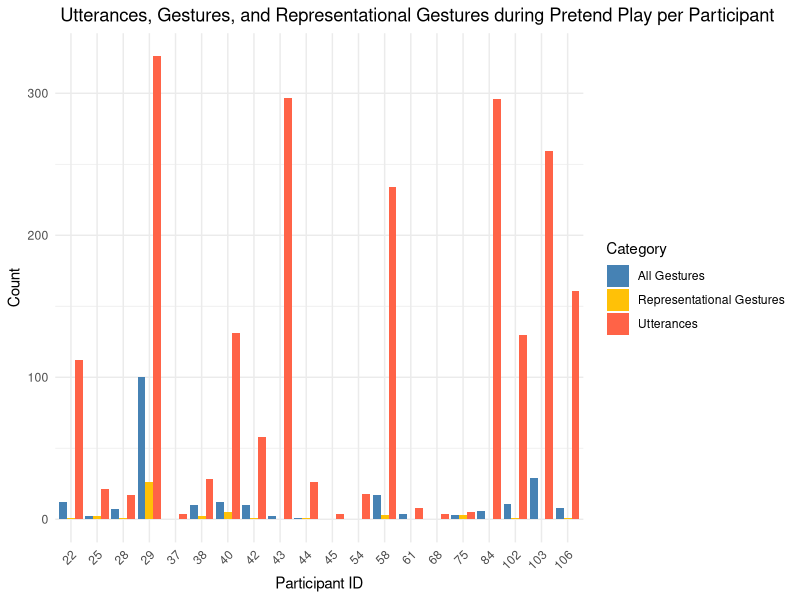
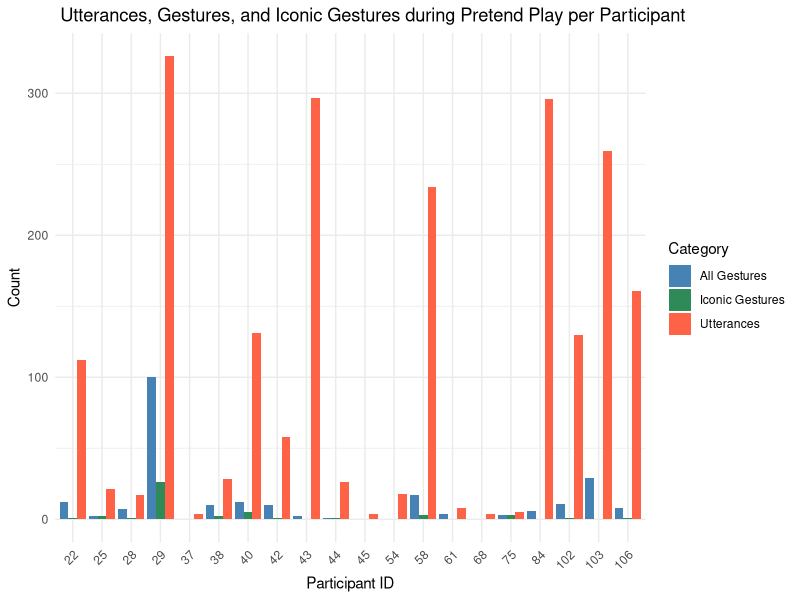
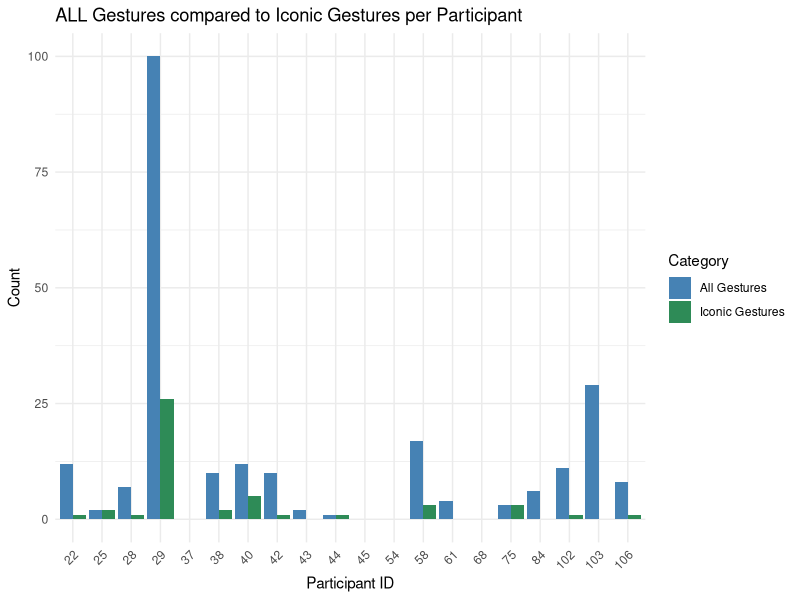
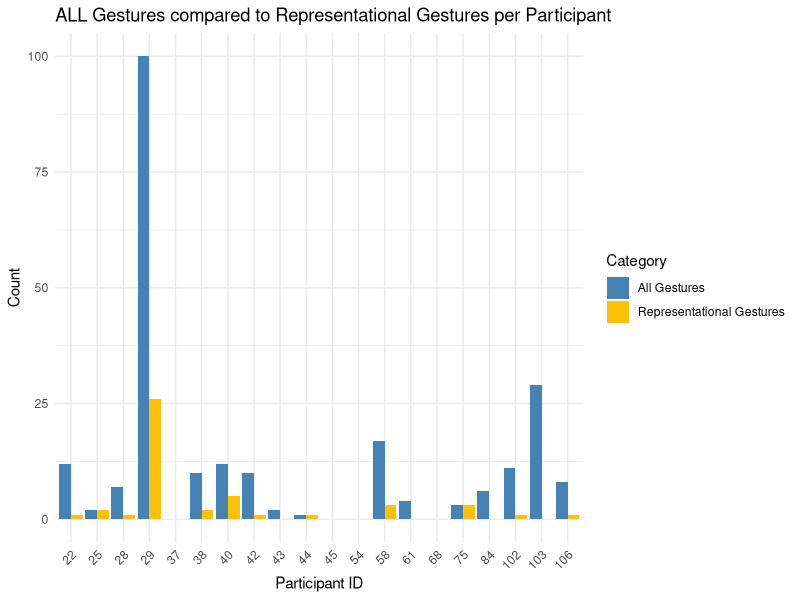

Source code (R) for these figures, in order:
## ---- chunk 1
knitr::opts_chunk$set(echo = TRUE)

library(dplyr)
library(tidyr)
library(ggplot2)
library(stringr)
library(knitr)

## ---- chunk 2
#library(dplyr)

# Create a data frame for demographics
#demographics <- tibble(
  #Characteristic = c("N (Total)", "Age (years)", "Gender", "Household Income", 
                     #"Race/Ethnicity", "Parental Education (years)"),
  #Description = c(
   # "20",
    #"M = 5.50, SD = 0.17",
    #"11 girls, 9 boys",
    #"Range: < $15K to > $100K; M = $60,875, SD = $32,830",
    #"2 African-American, 1 Latino, 13 Caucasian, 3 Mixed-Race",
    #"M = 16.1, SD = 1.77, Range = 12 to 18"
  #)
#)

#options(knitr.kable.NA = '') # Ensures missing values are empty

# Print as a table using kable
#kable(demographics, caption = "Demographic Characteristics of TD Children")

## ---- chunk 3

P2_H10_ALL <- read.csv('PN_Datasets/Pretend_Play/CSVs_of_Combined_Data_PP/P2_H10_ALL.csv')

# makes all c_form entries lower case
P2_H10_ALL$c_form <- tolower(P2_H10_ALL$c_form)

#list of all unique entries in c_form
unique(P2_H10_ALL$c_form)

# makes all column names lower case
colnames(P2_H10_ALL) <- tolower(colnames(P2_H10_ALL))

#list of column names
#colnames(P2_H10_ALL)

## ---- chunk 4

# Filter for rows where c_pret is 1, then count occurrences of c-form
PP_gest_overlap <- P2_H10_ALL %>%
  filter(c_pret == 1 & !is.na(c_form)) # Only keep rows where c_pret is 1 and c_form has any value

# View the result
#print(PP_gest_overlap)

## ---- chunk 5

# Generate summary statistics for the count column 'n'
cooccurance1 <- PP_gest_overlap %>%
  group_by(participant_id) %>%
  summarise(
    PP_gest_overlap_individual = n()
  )

print(cooccurance1)
## ---- chunk 6

# Filter for rows where c_pret is 1, then count occurrences of c_utt
PP_utts_overlap <- P2_H10_ALL %>%
  filter(c_pret == 1 & !is.na(c_utts)) # Only keep rows where c_pret is 1 and c_utt has any value

# View the result
# print(PP_utts_overlap)

## ---- chunk 7

cooccurance2 <- PP_utts_overlap %>%
  group_by(participant_id) %>%
  summarise(
    PP_utts_overlap_individual = n()
  )
 
print(cooccurance2)
## ---- chunk 8
PP_utts_gest_overlap <- full_join(cooccurance1, cooccurance2, by = "participant_id")

#print(PP_utts_gest_overlap)
## ---- chunk 9
# Filter for rows where c_pret is 1, then count occurrences of c-form
PP_gest_rep_overlap <- P2_H10_ALL %>%
  filter(c_pret == 1 & 
         str_detect(c_form,"iconic - iconic|iconic|iconic~|iconic - iconic - beat - iconic - point|iconic - iconic - flip|point - point - iconic|beat - iconic|point - iconic|hold + iconic - iconic - flip|iconic + hold|nod - iconic|flip - iconic - flip|iconic - iconic - demo|point -iconic|flip - iconic - beat|iconic - palm|metaphoric|demo|demo - demo"))

# View the result
#print(PP_gest_rep_overlap)
## ---- chunk 10

# Generate summary statistics for the count column 'n'
cooccurance4 <- PP_gest_rep_overlap %>%
  group_by(participant_id) %>%
  summarise(
    PP_gest_rep_overlap_individual = n()
  )

print(cooccurance4)

## ---- chunk 11
# Filter for rows where c_pret is 1, then count occurrences of c-form
PP_gest_icon_overlap <- P2_H10_ALL %>%
  filter(c_pret == 1 & 
         str_detect(c_form,"iconic - iconic|iconic|iconic~|iconic - iconic - beat - iconic - point|iconic - iconic - flip|point - point - iconic|beat - iconic|point - iconic|hold + iconic - iconic - flip|iconic + hold|nod - iconic|flip - iconic - flip|iconic - iconic - demo|point -iconic|flip - iconic - beat|iconic - palm")) # be sure to adjust specific words for each new dataset

# View the result
#print(PP_gest_icon_overlap)
## ---- chunk 12

# Generate summary statistics for the count column 'n'
cooccurance3 <- PP_gest_icon_overlap %>%
  group_by(participant_id) %>%
  summarise(
    PP_gest_icon_overlap_individual = n()
  )

print(cooccurance3)
## ---- chunk 13
PP_utts_gest_rep_overlap <- full_join(PP_utts_gest_overlap, cooccurance4, by = "participant_id")

print(PP_utts_gest_rep_overlap)
## ---- chunk 14

# Convert wide format to long format
long_data_rep <- PP_utts_gest_rep_overlap %>%
  pivot_longer(
    cols = -participant_id, # Convert all except participant_id
    names_to = "Category", 
    values_to = "Count"
  )

# Rename categories for better visualization
long_data_rep$Category <- recode(long_data_rep$Category, 
                             PP_gest_overlap_individual = "All Gestures",
                             PP_utts_overlap_individual = "Utterances",
                             PP_gest_rep_overlap_individual = "Representational Gestures")

#print(long_data_rep) # Check the long format structure
## ---- chunk 15
ggplot(long_data_rep, aes(x = factor(participant_id), y = Count, fill = Category)) +
  geom_bar(stat = "identity", position = "dodge") + 
  labs(
    title = " Utterances, Gestures, and Representational Gestures during Pretend Play per Participant",
    x = "Participant ID",
    y = "Count"
  ) +
  theme_minimal() +
  theme(axis.text.x = element_text(angle = 45, hjust = 1)) +  # Rotate x-axis labels
  scale_fill_manual(values = c("All Gestures" = "steelblue", 
                               "Utterances" = "tomato", 
                               "Representational Gestures" = "#FFC107"))  # Customize colors
## ---- chunk 16

PP_utts_gest_icon_overlap <- full_join(PP_utts_gest_overlap, cooccurance3, by = "participant_id")

print(PP_utts_gest_icon_overlap)

## ---- chunk 17

# Convert wide format to long format
long_data_icon <- PP_utts_gest_icon_overlap %>%
  pivot_longer(
    cols = -participant_id, # Convert all except participant_id
    names_to = "Category", 
    values_to = "Count"
  )

# Rename categories for better visualization
long_data_icon$Category <- recode(long_data_icon$Category, 
                             PP_gest_overlap_individual = "All Gestures",
                             PP_utts_overlap_individual = "Utterances",
                             PP_gest_icon_overlap_individual = "Iconic Gestures")

#print(long_data_icon) # Check the long format structure
## ---- chunk 18
ggplot(long_data_icon, aes(x = factor(participant_id), y = Count, fill = Category)) +
  geom_bar(stat = "identity", position = "dodge") + 
  labs(
    title = " Utterances, Gestures, and Iconic Gestures during Pretend Play per Participant",
    x = "Participant ID",
    y = "Count"
  ) +
  theme_minimal() +
  theme(axis.text.x = element_text(angle = 45, hjust = 1)) +  # Rotate x-axis labels
  scale_fill_manual(values = c("All Gestures" = "steelblue", 
                               "Utterances" = "tomato", 
                               "Iconic Gestures" = "seagreen"))  # Customize colors

## ---- chunk 19

# Filter out Utterances and keep only Gestures and Iconic Gestures
long_data_icon_filtered <- long_data_icon %>%
  filter(Category %in% c("All Gestures", "Iconic Gestures"))

# Create the grouped bar chart
ggplot(long_data_icon_filtered, aes(x = factor(participant_id), y = Count, fill = Category)) +
  geom_bar(stat = "identity", position = "dodge") + 
  labs(
    title = "ALL Gestures compared to Iconic Gestures per Participant",
    x = "Participant ID",
    y = "Count",
    fill = "Category"
  ) +
  theme_minimal() +
  theme(axis.text.x = element_text(angle = 45, hjust = 1)) +  
  scale_fill_manual(values = c("All Gestures" = "steelblue", 
                               "Iconic Gestures" = "seagreen"))  # Customize colors

## ---- chunk 20

# Filter out Utterances and keep only Gestures and Representational Gestures
long_data_rep_filtered <- long_data_rep %>%
  filter(Category %in% c("All Gestures", "Representational Gestures"))

# Create the grouped bar chart
ggplot(long_data_rep_filtered, aes(x = factor(participant_id), y = Count, fill = Category)) +
  geom_bar(stat = "identity", position = "dodge") + 
  labs(
    title = "ALL Gestures compared to Representational Gestures per Participant",
    x = "Participant ID",
    y = "Count",
    fill = "Category"
  ) +
  theme_minimal() +
  theme(axis.text.x = element_text(angle = 45, hjust = 1)) +  
  scale_fill_manual(values = c("All Gestures" = "steelblue", 
                               "Representational Gestures" = "#FFC107"))  # Customize colors

